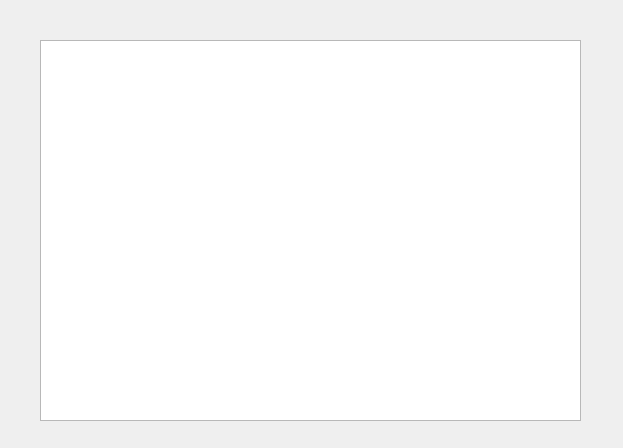
<?xml version="1.0" encoding="UTF-8"?>
<ui version="4.0">
 <class>RentView</class>
 <widget class="QDialog" name="RentView">
  <property name="geometry">
   <rect>
    <x>0</x>
    <y>0</y>
    <width>623</width>
    <height>448</height>
   </rect>
  </property>
  <property name="windowTitle">
   <string>Dialog</string>
  </property>
  <widget class="QTableView" name="tableView">
   <property name="geometry">
    <rect>
     <x>40</x>
     <y>40</y>
     <width>541</width>
     <height>381</height>
    </rect>
   </property>
  </widget>
 </widget>
 <resources/>
 <connections/>
</ui>
